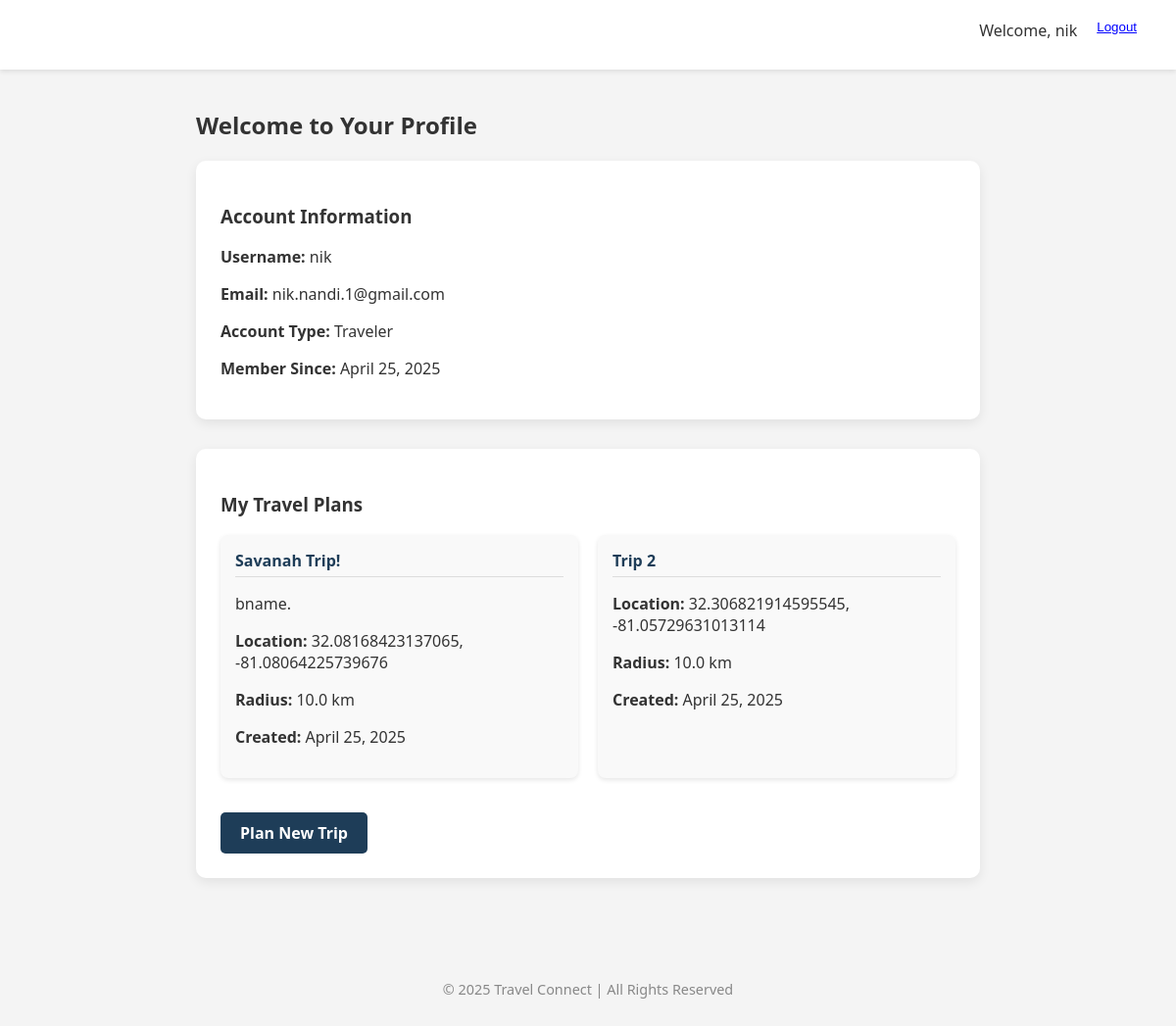
The app's page /accounts/profile/ (signed in) with its own data.
### pages/models.py (models this page shows, shortened)
class User(AbstractUser):
    ROLE_CHOICES = (
        ('traveler', 'Traveler'),
        ('guide', 'Tour Guide'),
        ('admin', 'Admin'),
    )
    role = models.CharField(max_length=20, choices=ROLE_CHOICES, default='traveler')
    def is_traveler(self):
        return self.role == 'traveler'
    def is_guide(self):
        return self.role == 'guide'

class TripArea(models.Model):
    user = models.ForeignKey(User, on_delete=models.CASCADE, related_name='trip_areas')
    name = models.CharField(max_length=100)
    description = models.TextField(blank=True)
    latitude = models.FloatField()
    longitude = models.FloatField()
    radius = models.FloatField()  # in kilometers
    created_at = models.DateTimeField(auto_now_add=True)

### pages/views.py (the view)
# urls.py: path('accounts/profile/', views.profile_view, name='profile'),
@login_required
def profile_view(request):
    trip_areas = TripArea.objects.filter(user=request.user)
    return render(request, 'pages/profile.html', {'trip_areas': trip_areas})

### pages/templates/pages/profile.html (shortened to what this page needs)
{% extends 'pages/base.html' %}
{% block content %}
<div class="profile-container">
    <h2>Welcome to Your Profile</h2>
    <div class="profile-card">
        <h3>Account Information</h3>
        <p><strong>Username:</strong> {{ user.username }}</p>
        <p><strong>Email:</strong> {{ user.email }}</p>
        <p><strong>Account Type:</strong> {{ user.get_role_display }}</p>
        <p><strong>Member Since:</strong> {{ user.date_joined|date:"F j, Y" }}</p>
    </div>
    {% if user.is_traveler %}
    <div class="profile-section">
        <h3>My Travel Plans</h3>
        {% if trip_areas %}
            <div class="trip-areas">
                {% for trip in trip_areas %}
                <div class="trip-card">
                    <h4>{{ trip.name }}</h4>
                    {% if trip.description %}
                    <p>{{ trip.description }}</p>
                    {% endif %}
                    <p><strong>Location:</strong> {{ trip.latitude }}, {{ trip.longitude }}</p>
                    <p><strong>Radius:</strong> {{ trip.radius }} km</p>
                    <p><strong>Created:</strong> {{ trip.created_at|date:"F j, Y" }}</p>
                </div>
                {% endfor %}
            </div>
        {% else %}
            <p>You haven't created any travel plans yet.</p>
        {% endif %}
        <a href="{% url 'map_ui' %}" class="btn">Plan New Trip</a>
    </div>
    {% endif %}
</div>
{% endblock %}

### pages/templates/pages/base.html (shortened to what this page needs)
{% load static %}
<link rel="stylesheet" href="{% static 'core/style.css' %}">
<!DOCTYPE html>
<html>
<head>
    <link rel="stylesheet" href="{% static 'core/style.css' %}">
</head>
<body>
    <nav>
        {% if user.is_authenticated %}
            <span>Welcome, {{ user.username }}</span>
            <form method="post" action="{% url 'logout' %}" style="display:inline;">
                <button type="submit" style="background:none; border:none; padding:0; color:blue; text-decoration:underline; cursor:pointer;">
                    Logout
                </button>
            </form>
        {% else %}
            <a href="{% url 'login' %}">Login</a>
            <a href="{% url 'signup' %}">Sign Up</a>
        {% endif %}
    </nav>
    {% block content %}{% endblock %}
    <footer>
        <p>&copy; 2025 Travel Connect | All Rights Reserved</p>
    </footer>
</body>
</html>

### pages/static/core/style.css (style rules this page uses)
body { font-family: 'Segoe UI', sans-serif; margin: 0; padding: 0; background-color: #f4f4f4; color: #333; }
a { text-decoration: none; color: #1e3d58; }
nav { display: flex; justify-content: flex-end; gap: 20px; padding: 20px 40px; background-color: #ffffff; box-shadow: 0 2px 5px rgba(0,0,0,0.1); }
.profile-container { max-width: 800px; margin: 40px auto; padding: 0 20px; }
.profile-card { background-color: white; border-radius: 10px; padding: 25px; box-shadow: 0 4px 12px rgba(0,0,0,0.08); margin-bottom: 30px; }
.profile-section { background-color: white; border-radius: 10px; padding: 25px; box-shadow: 0 4px 12px rgba(0,0,0,0.08); margin-bottom: 30px; }
.btn { display: inline-block; background-color: #1e3d58; color: white; padding: 10px 20px; border-radius: 5px; margin-top: 15px; font-weight: 600; }
footer { text-align: center; padding: 30px 20px; margin-top: 60px; color: #888; font-size: 0.9rem; }
.trip-areas { display: grid; grid-template-columns: repeat(auto-fill, minmax(300px, 1fr)); gap: 20px; margin-bottom: 20px; }
.trip-card { background-color: #f9f9f9; border-radius: 8px; padding: 15px; box-shadow: 0 2px 5px rgba(0,0,0,0.1); transition: transform 0.2s ease, box-shadow 0.2s ease; }
.trip-card h4 { color: #1e3d58; margin-top: 0; margin-bottom: 10px; border-bottom: 1px solid #ddd; padding-bottom: 5px; }

### records on screen
User: username "nik", email "nik.nandi.1@gmail.com", role "Traveler", date_joined "April 25, 2025"
TripArea: name "Savanah Trip!", description "bname.", latitude "32.08168423137065", longitude "-81.08064225739676", radius "10.0", created_at "April 25, 2025"
TripArea: name "Trip 2", latitude "32.306821914595545", longitude "-81.05729631013114", radius "10.0", created_at "April 25, 2025"
